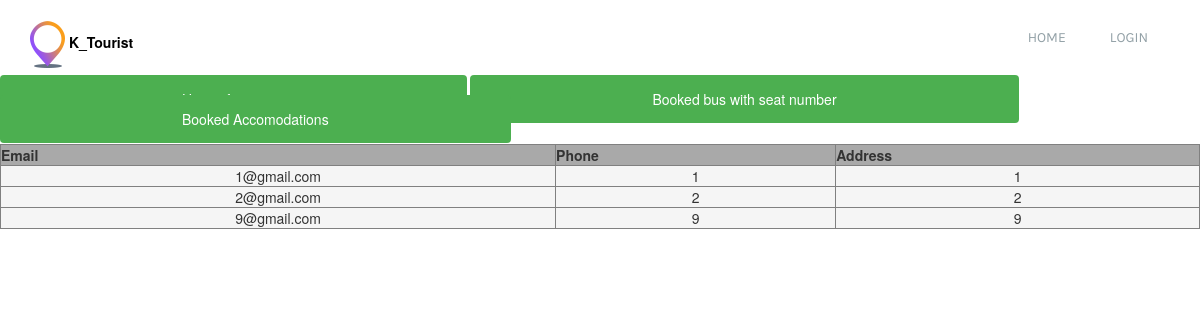
Page /travelix/busTicket-master/user_information.php on the committed database.
### tables this page shows
CREATE TABLE `users` (
  `id` int(11) NOT NULL,
  `username` varchar(255) NOT NULL,
  `email` varchar(255) NOT NULL,
  `phone` varchar(255) NOT NULL,
  `address` varchar(255) NOT NULL,
  `password` varchar(255) NOT NULL,
  `nid` int(11) DEFAULT NULL,
  `disAmount` int(11) DEFAULT 0,
  `disStatus` varchar(255) DEFAULT NULL,
  `tAmount` int(11) DEFAULT 0
);

### travelix/busTicket-master/user_information.php (the view, shortened to what this page needs)
<!DOCTYPE html>
<html>
<head>
    <link rel="stylesheet" href="travelix/busTicket-master/css/bootstrap.min.css">
    <link rel="stylesheet" href="travelix/more_info/css/animate.min.css">
    <?php include 'pro_header.php'; ?>
    <a href="" class="ui">User information</a>
    <a href="booked_bus.php" class="ui">Booked bus with seat number</a>
    <a href="booked_acomodation.php" class="ui">Booked Accomodations</a>
</head>
<body>
<header>
    <table style="text-align: center;width: 100%;margin-top: 15px" border="1">
        <tr>
            <th>Email</th>
            <th>Phone</th>
            <th>Address</th>
        </tr>
        <?php
        include 'database.php';
        $query = "select * from users";
        $results=mysqli_query($db, $query);
        while ($row=mysqli_fetch_array($results))
        {
            echo"<tr><td>".$row['email']."</td><td>".$row['phone']."</td><td>".$row['address']."</td></tr>";
        }
        ?>
    </table>
</header>
</body>
</html>

### travelix/busTicket-master/css/style.css (style rules this page uses)
* { margin: 0; padding: 0; }
a,a:hover { text-decoration: none; }

### travelix/busTicket-master/user_information.php (style rules this page uses)
th { background-color: darkgray; }
td { background-color: whitesmoke; }
.ui { width: 33.0%; background-color: #4CAF50; color: white; padding: 14px 182px; margin: 8px 0; border: none; border-radius: 4px; cursor: pointer; }

### rows in the picture
users: email "1@gmail.com", phone "1", address "1"
users: email "2@gmail.com", phone "2", address "2"
users: email "9@gmail.com", phone "9", address "9"
